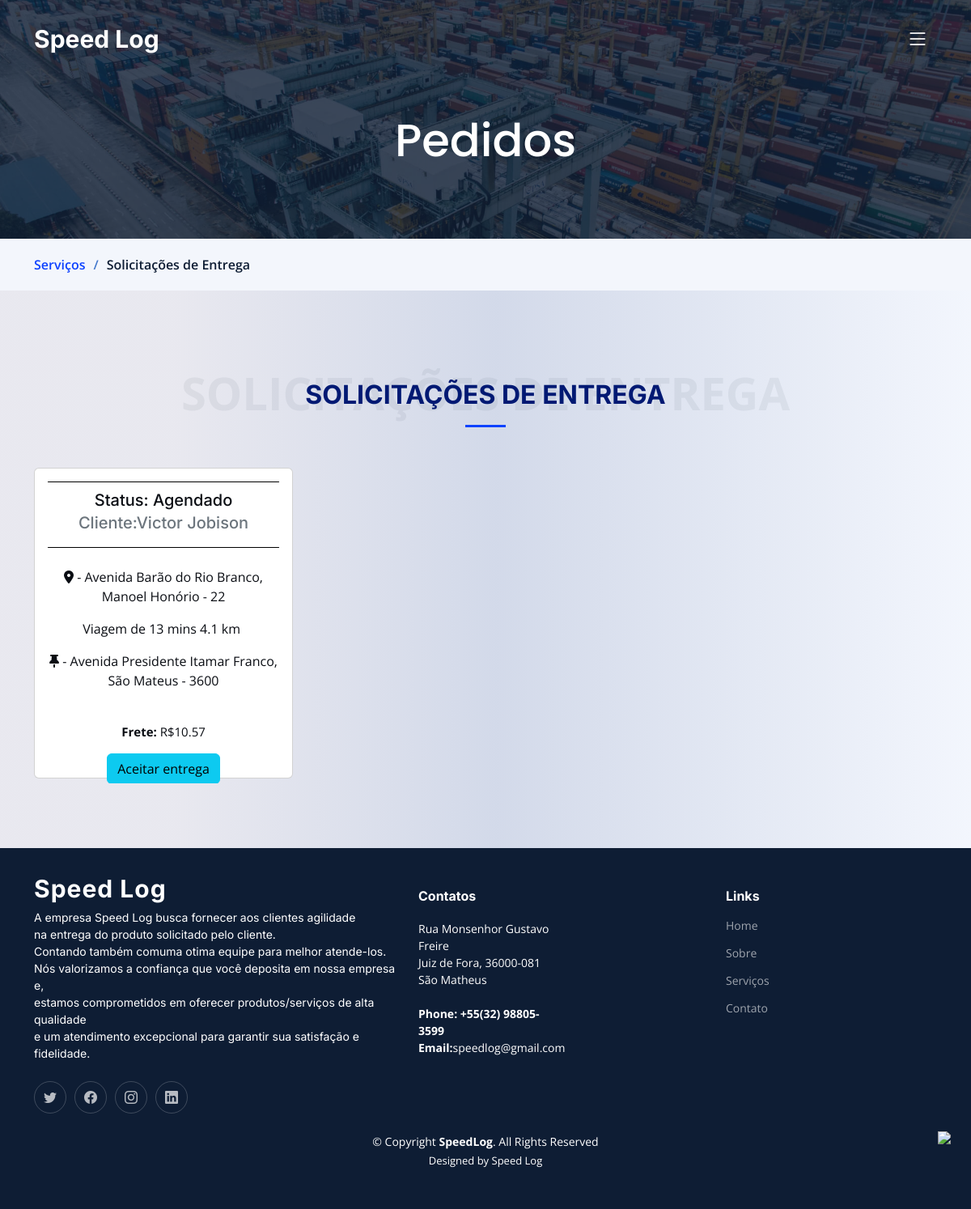
/speedlog/index.php/home/solicitacoes (signed in), run on the app's committed database.
### tables this page shows
CREATE TABLE `envios` (
  `cdg_envio` int(11) NOT NULL,
  `cep_partida` varchar(10) NOT NULL,
  `ri_clien` int(11) NOT NULL,
  `ri_parc` int(11) DEFAULT NULL,
  `tempo` varchar(100) NOT NULL,
  `distancia` varchar(100) NOT NULL,
  `calculo_entrega` varchar(100) NOT NULL,
  `valor_parceiro` varchar(100) DEFAULT NULL,
  `status` varchar(100) NOT NULL,
  `rua_partida` varchar(100) NOT NULL,
  `cidade_partida` varchar(100) NOT NULL,
  `estado_partida` varchar(100) NOT NULL,
  `bairro_partida` varchar(100) NOT NULL,
  `cep_chegada` varchar(100) NOT NULL,
  `rua_chegada` varchar(100) NOT NULL,
  `cidade_chegada` varchar(100) NOT NULL,
  `estado_chegada` varchar(100) NOT NULL,
  `bairro_chegada` varchar(100) NOT NULL,
  `complemento_chegada` varchar(100) NOT NULL,
  `complemento_partida` varchar(100) NOT NULL,
  `peso` varchar(100) NOT NULL,
  `altura` varchar(100) NOT NULL,
  `largura` varchar(100) NOT NULL,
  `descricao` varchar(100) NOT NULL
);

CREATE TABLE `clientes` (
  `ri_cliente` int(11) NOT NULL,
  `nome_cliente` varchar(100) NOT NULL,
  `cep_cliente` varchar(20) NOT NULL,
  `numero_casa` int(10) DEFAULT NULL,
  `numero_telefone_cliente` varchar(15) NOT NULL,
  `email_cliente` varchar(100) DEFAULT NULL,
  `referencia_de_residencia` varchar(200) DEFAULT NULL,
  `usuario_cliente` varchar(100) NOT NULL,
  `senha_cliente` varchar(100) NOT NULL,
  `data_nasc_cliente` varchar(10) DEFAULT NULL,
  `cpf_cliente` varchar(20) NOT NULL
);

### speedlog/application/controllers/Home.php (called while the page is built, shortened)
<?php
class Home extends CI_Controller {
	public function solicitacoes()
	{
		$this->load->model('model_entregas');
		$dados['dados']=$this->model_entregas->getentregas_pendente_entregador();
		$dadoss['soma_precos']=$this->model_entregas->getentregas_soma($_SESSION['parceiro'][0]['ri_parceiro']);
		$this->load->helper('url');
		$this->load->view('view_topo2', $dadoss);
		$this->load->view('view_pendente_parceiro', $dados);
		$this->load->view('view_rodape');
	}
}

### speedlog/index.php (called while the page is built, shortened)
<?php
require_once BASEPATH.'core/CodeIgniter.php';

### speedlog/application/models/model_entregas.php (called while the page is built, shortened)
<?php
    class Model_entregas extends CI_Model
    {
            public function getentregas_pendente_entregador(){
                $this->db->select('*');
                $this->db->from('envios');
                $this->db->where("status='Agendado'");
                $this->db->join('clientes','ri_cliente=ri_clien');
                $query=$this->db->get();
                return $query->result();
            }
        }

### speedlog/application/views/view_pendente_parceiro.php (the view, shortened to what this page needs)
<head>
  <link href="<?php echo base_url('assets/vendor/bootstrap/css/bootstrap.min.css') ?>" rel="stylesheet">
  <link href="<?php echo base_url('assets/vendor/bootstrap-icons/bootstrap-icons.css') ?>" rel="stylesheet">
  <link href="<?php echo base_url('assets/vendor/glightbox/css/glightbox.min.css') ?>" rel="stylesheet">
  <link href="<?php echo base_url('assets/vendor/swiper/swiper-bundle.min.css') ?>" rel="stylesheet">
  <link href="<?php echo base_url('assets/vendor/aos/aos.css') ?>" rel="stylesheet">
  <link href="<?php echo base_url('assets/css/main.css') ?>" rel="stylesheet">
</head>
  <main id="main">
    <div class="breadcrumbs">
      <div class="page-header d-flex align-items-center" style="background-image: url('<?php echo base_url('assets/img/page-header.jpg') ?>');">
        <div class="container position-relative">
          <div class="row d-flex justify-content-center">
            <div class="col-lg-6 text-center">
              <h2>Pedidos</h2>
            </div>
          </div>
        </div>
      </div>
      <nav>
        <div class="container">
          <ol>
            <li><a href="<?php echo base_url('index.php/home/servicos_parceiro') ?>">Serviços</a></li>
            <li >Solicitações de Entrega</a></li>
          </ol>
        </div>
      </nav>
    </div>
    <section id="service-details" class="service-details">
        <div class="container" data-aos="fade-up">
            <div class="section-header">
                <h2>Solicitações de Entrega</h2>
            </div>
            <div class="rolag" id="">
              <div class="row gy-4">
                <?php foreach($dados as $dados=>$entrega){?>
                  <div class="col">
                    <div class="card text-center mb-3" style="width: 20rem; height: 24rem; background-color: white !important">
                      <div class="card-body">
                        <div style="width: 100%; border-bottom: 1px solid #000; border-top: 1px solid #000; padding: 10px; ">
                            <h5 class="card-title">Status: <?php echo $entrega->status?></h5>
                            <h5 class="card-subtitle mb-2 text-muted" style="">Cliente:<?php echo $entrega->nome_cliente?></h5>
                        </div><br>
                        <i class="fa-solid fa-location-dot"></i> - <?php echo $entrega->rua_partida?>, <?php echo $entrega->bairro_partida?> - <?php echo $entrega->complemento_partida?><p class="card-text"></p>
                        <img src="<?php echo base_url('assets/img/linha.png') ?>" style="height:60px !important; margin-left: -9px" alt=""> Viagem de  <?php echo $entrega->tempo?>  <?php echo $entrega->distancia?><p></p>
                        <i class="fa-solid fa-thumbtack"></i> - <?php echo $entrega->rua_chegada?>, <?php echo $entrega->bairro_chegada?> - <?php echo $entrega->complemento_chegada?><p class="card-text"></p><br>
                        <p><b> Frete: </b>R$<?php echo $entrega->valor_parceiro?></p>
                        <a href="<?php echo base_url('index.php/home/aceitar/'.$_SESSION['parceiro'][0]['ri_parceiro']."/".$entrega->cdg_envio)?>" class="btn btn-info"> Aceitar entrega </a>
                      </div>
                    </div>
                  </div>
                <?php } ?>
              </div>
            </div>
         </div>
     </section>
  </main>

### speedlog/assets/css/main.css (style rules this page uses)
:root { --font-default: "Open Sans", system-ui, -apple-system, "Segoe UI", Roboto, "Helvetica Neue", Arial, "Noto Sans", "Liberation Sans", sans-serif, "Apple Color Emoji", "Segoe UI Emoji", "Segoe UI Symbol", "Noto Color Emoji"; --font-primary: "Inter", sans-serif; --font-secondary: "Poppins", sans-serif; }
:root { --color-default: #0a0d13; --color-primary: #0d42ff; --color-secondary: #0e1d34; }
:root { scroll-behavior: smooth; }
body { font-family: var(--font-default); color: var(--color-default); background: linear-gradient(90deg, rgba(108,107,153,0.15122545600271353) 18%, rgba(144,161,201,0.4005251758906687) 51%, rgba(134,167,235,0.10080528793548671) 100%); }
a { color: var(--color-primary); text-decoration: none; }
h1, h2, h3, h4, h5, h6 { font-family: var(--font-primary); }
section { padding: 80px 0; overflow: hidden; }
.section-header { text-align: center; padding: 30px 0; position: relative; }
.section-header h2 { font-size: 32px; font-weight: 700; text-transform: uppercase; margin-bottom: 20px; padding-bottom: 0; color: #001973; position: relative; z-index: 2; margin-bottom: 20px; padding-bottom: 20px; position: relative; }
.section-header h2:after { content: ""; position: absolute; display: block; width: 50px; height: 3px; background: var(--color-primary); left: 0; right: 0; bottom: 0; margin: auto; }
.breadcrumbs .page-header { padding: 140px 0 80px 0; position: relative; background-size: cover; background-position: center; background-repeat: no-repeat; }
.breadcrumbs .page-header:before { content: ""; background-color: rgba(14, 29, 52, 0.8); position: absolute; inset: 0; }
.breadcrumbs .page-header h2 { font-size: 56px; font-weight: 500; color: #fff; font-family: var(--font-secondary); }
.breadcrumbs nav { background-color: #f3f6fc; padding: 20px 0; }
.breadcrumbs nav ol { display: flex; flex-wrap: wrap; list-style: none; margin: 0; padding: 0; font-size: 16px; font-weight: 600; color: var(--color-secondary); }
.breadcrumbs nav ol a { color: var(--color-primary); transition: 0.3s; }
.breadcrumbs nav ol li+li { padding-left: 10px; }
.breadcrumbs nav ol li+li::before { display: inline-block; padding-right: 10px; color: #4278cc; content: "/"; }
.service-details p { font-size: 15px; }
.rolag { width: auto; text-align: center; height: 390px; overflow-x: hidden; overflow-y: auto; }

### data on the page
envios: status "Agendado", ri_clien.nome_cliente "Victor Jobison", rua_partida "Avenida Barão do Rio Branco", bairro_partida "Manoel Honório", complemento_partida "22", tempo "13 mins", distancia "4.1 km", rua_chegada "Avenida Presidente Itamar Franco", bairro_chegada "São Mateus", complemento_chegada "3600", valor_parceiro "10.57"
